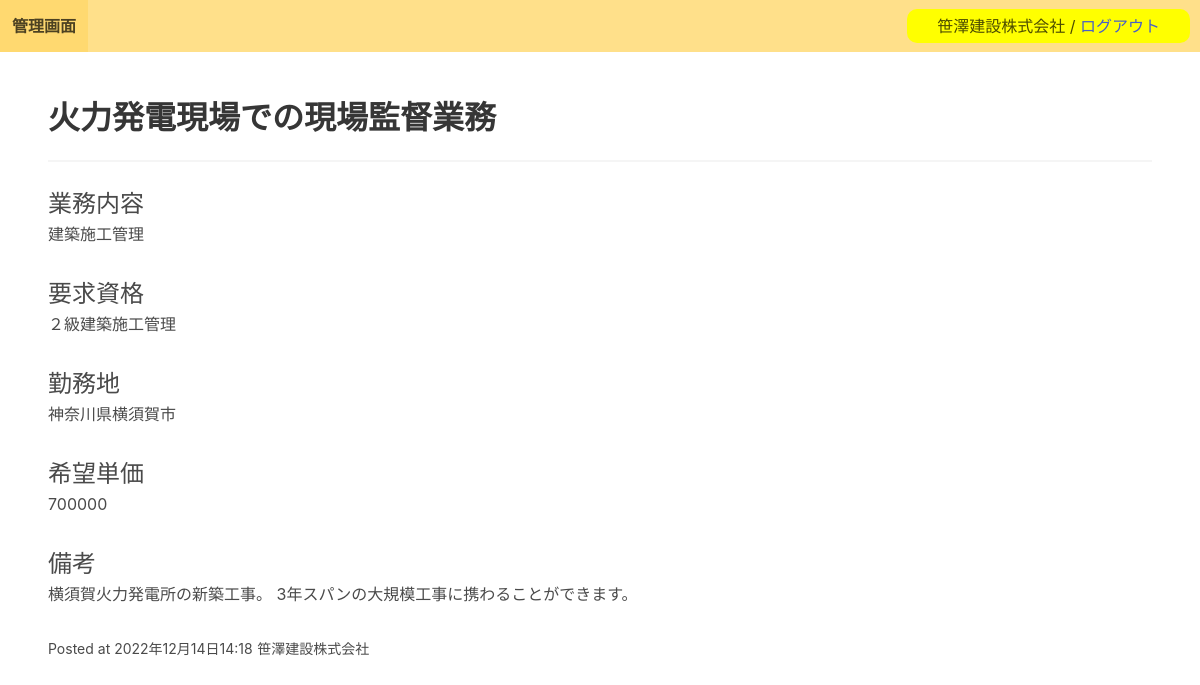
The app's page /post1/ (signed in) with its own data.
### camos_app/models.py (models this page shows)
class Post(models.Model):
    title = models.CharField(max_length=255)
    slug = models.SlugField()
    job = models.CharField(max_length=255)
    qualification = models.CharField(max_length=255)
    location = models.CharField(max_length=255)
    price = models.IntegerField()
    body = models.TextField()
    agent = models.CharField(max_length=255)
    data_added = models.DateTimeField(auto_now_add=True)
    create_user = models.ForeignKey(get_user_model(),on_delete=models.CASCADE)

### camos_app/views.py (the view)
# urls.py: path("<slug:slug>/", post_detail, name="post_detail"),
@login_required(login_url='clientlogin/')
def post_detail(request, slug):
    post = Post.objects.get(slug=slug)
    return render(request, "post_detail.html", {"post": post})

### templates/post_detail.html (shortened to what this page needs)
{% extends "base.html" %}
{% block content %}
<h2 class="title">{{post.title}}</h2>
<hr />
<div style="margin-bottom: 30px;">
    <p class="is-size-4">業務内容</p>
    <p>{{post.job}}</p>
</div>
<div style="margin-bottom: 30px;">
    <p class="is-size-4">要求資格</p>
    <p id="qualification">{{post.qualification}}</p>
</div>
<div style="margin-bottom: 30px;">
    <p class="is-size-4">勤務地</p>
    <p>{{post.location}}</p>
</div>
<div style="margin-bottom: 30px;">
    <p class="is-size-4">希望単価</p>
    <p>{{post.price}}</p>
</div>
<div style="margin-bottom: 30px;">
    <p class="is-size-4">備考</p>
    <p>{{post.body}}</p>
</div>
<small>Posted at {{post.data_added}}</small>
<small>{{post.create_user}}</small>
{% endblock %}

### templates/base.html (shortened to what this page needs)
<!DOCTYPE html>
<html lang="ja">
<head>
    <link rel="stylesheet" href="https://cdn.jsdelivr.net/npm/bulma@0.9.4/css/bulma.min.css">
</head>
<body>
    <nav class="navbar is-warning" style="display: flex; justify-content:space-between; align-items: center;">
            <div class="navbar-brand">
            <a href="/" class="navbar-item">
                <strong>管理画面</strong>
            </a>
            </div>
            <div style="margin-right: 10px; padding: 5px 30px; background-color: yellow; border-radius: 10px;">
                {% if request.user.is_authenticated %}
                <div>{{request.user}} / <a href="{% url 'logout' %}">ログアウト</a></div>
                {% else %}
                <a href="{% url 'login' %}">ログイン</a>
                {% endif %}
            </div>
    </nav>
    <section class="section">
        <div>{% block content %} {% endblock %}</div>
    </section>
</body>
</html>

### records on screen
Post: title "火力発電現場での現場監督業務", job "建築施工管理", qualification "２級建築施工管理", location "神奈川県横須賀市", price "700000", body "横須賀火力発電所の新築工事。 3年スパンの大規模工事に携わることができます。", data_added "2022年12月14日14:18", create_user "笹澤建設株式会社"

### other values on screen
{{ request.user }} "笹澤建設株式会社"
